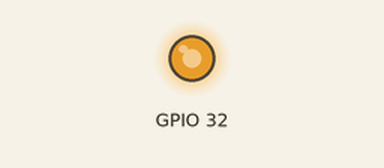
The sketch below on a simulated ESP32. On the bench: output pins drawn as LEDs (lit = HIGH). Random numbers use the default seed unless the sketch sets one.

Above: at 0.53 s.
At 14.88 s:
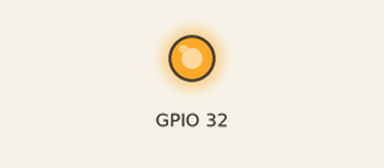
At 36.38 s:
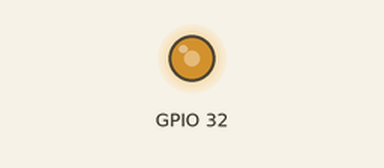
Timing chart, 0 to 40.0 s (numbered marks = the images above):
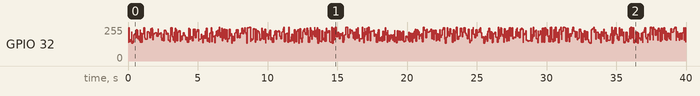

The sketch:

led_fire.ino
```cpp
void setup()
{
  pinMode(32, OUTPUT);
}

void loop()
{
  analogWrite(32, random(120)+135);
  delay(random(100));
}
```
